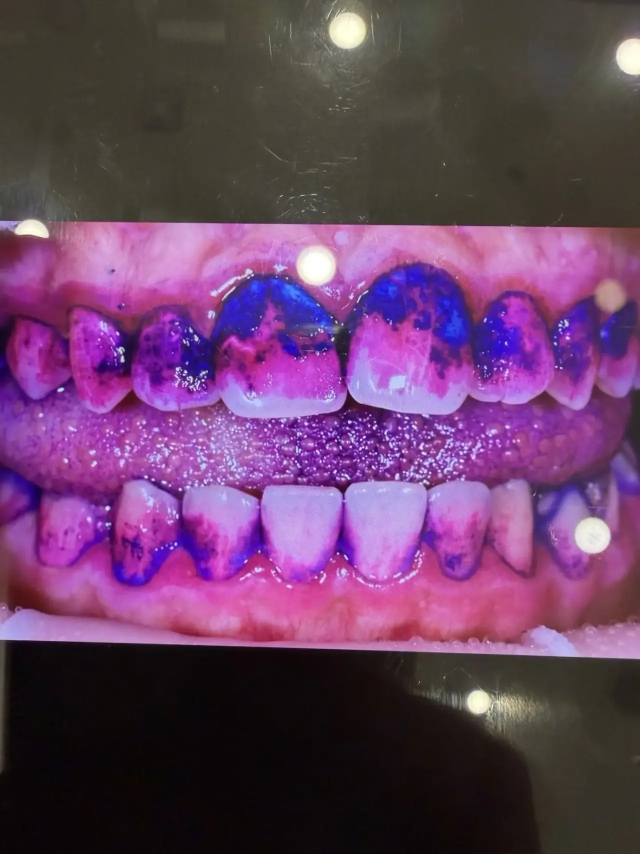
#> input picture client_photos/IMG_5214.WEBP, 1280 x 1707 px (shown at 1/2 size)
$ python -i angle_detector.py   (imports and definitions only)
#> lines starting #> are read from the running program, lines starting #| are printed output that depends on the picture; after the words box and inside, x2 and y2 are one past the last pixel; in counts of white or black regions, pixels touching at a corner belong together
"""Auto-detect dental photo angle: front, left, right."""

import cv2
import numpy as np
from PIL import Image
from pathlib import Path


def detect_angle(image_path: str) -> str:
    """Detect dental photo angle using image symmetry analysis.

    Returns: 'front', 'left', or 'right'

    Logic:
    - Front photos are roughly symmetric (left half ≈ right half)
    - Left/right photos show more teeth on one side
    - Mirror comparison + edge density analysis
    """
#> called with image_path = '../../client_photos/IMG_5214.WEBP'
    ext = Path(image_path).suffix.lower()
    if ext in (".webp",):
        img = cv2.cvtColor(np.array(Image.open(image_path).convert("RGB")), cv2.COLOR_RGB2BGR)
    else:
        img = cv2.imread(image_path)

    if img is None:
        return "front"

    h, w = img.shape[:2]
#> h = 1707; w = 1280
    if w > 640:
        scale = 640 / w
#> scale = 0.5
        img = cv2.resize(img, (640, int(h * scale)))
#> img: shape (853, 640, 3)
        h, w = img.shape[:2]
#> h = 853; w = 640

    gray = cv2.cvtColor(img, cv2.COLOR_BGR2GRAY)
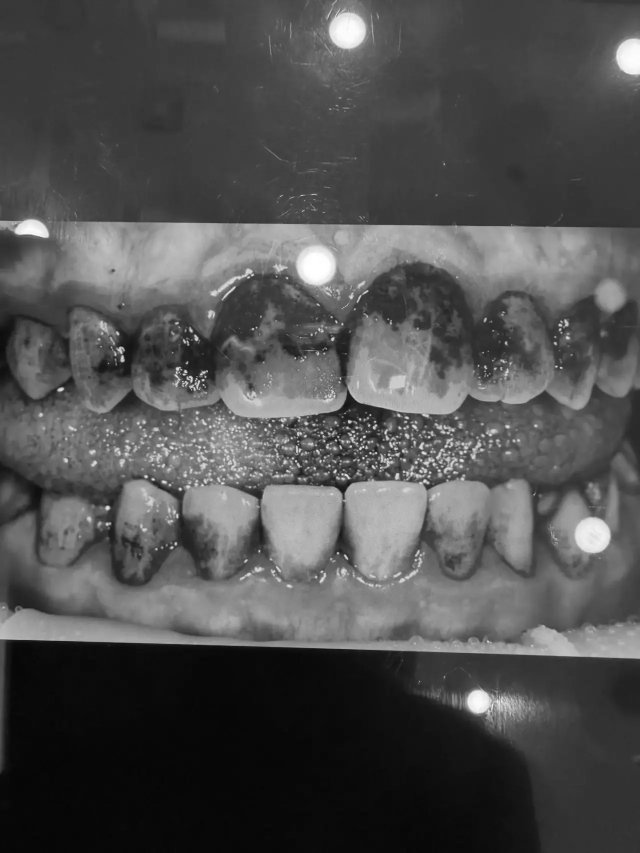
#> gray: shape (853, 640); min 5, max 255, mean 79.7

    # Split into left and right halves
    mid = w // 2
#> mid = 320
    left_half = gray[:, :mid]
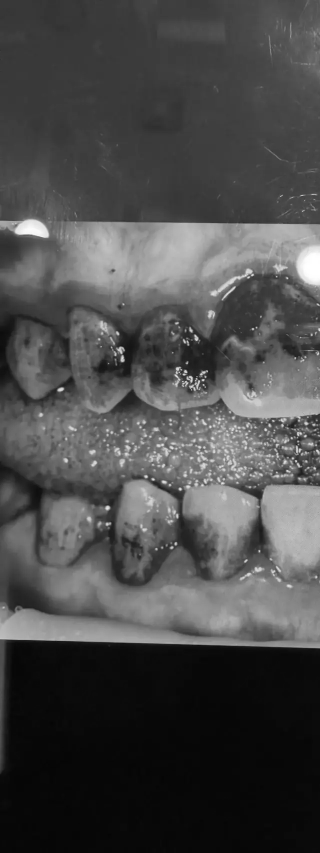
#> left_half: shape (853, 320); min 5, max 255, mean 74.4
    right_half = gray[:, mid:]
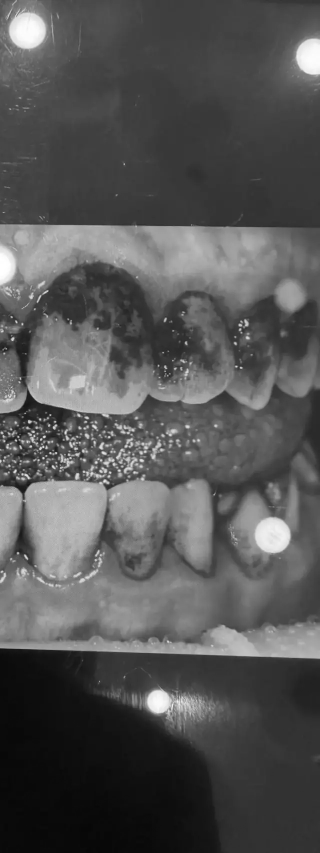
#> right_half: shape (853, 320); min 6, max 255, mean 85

    # Flip right half for comparison
    right_flipped = cv2.flip(right_half, 1)
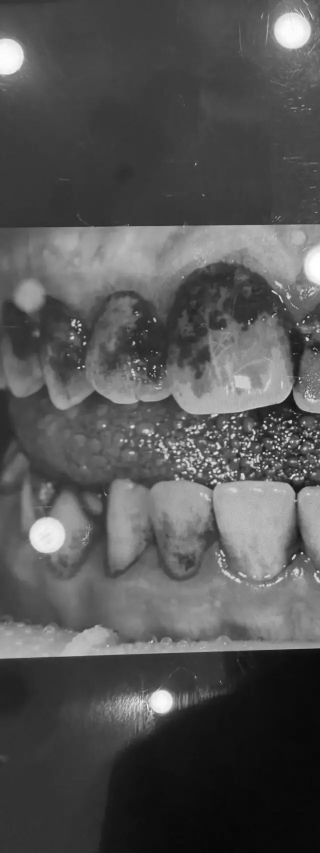
#> right_flipped: shape (853, 320); min 6, max 255, mean 85

    # Resize to same size
    min_w = min(left_half.shape[1], right_flipped.shape[1])
#> min_w = 320
    left_half = left_half[:, :min_w]
    right_flipped = right_flipped[:, :min_w]

    # Symmetry score (lower = more symmetric = frontal)
    diff = cv2.absdiff(left_half, right_flipped)
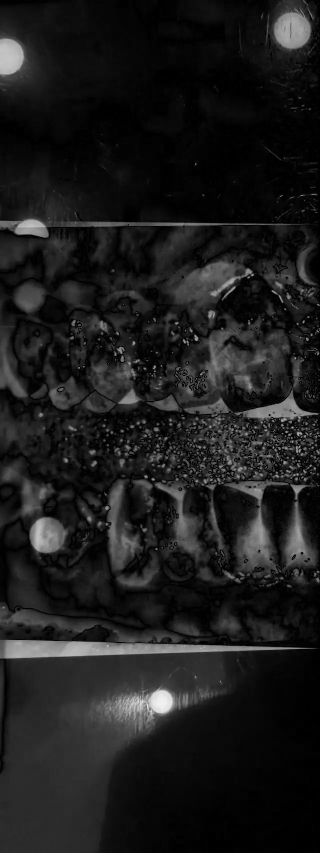
#> diff: shape (853, 320); min 0, max 241, mean 28.4
    symmetry_score = np.mean(diff)
#> symmetry_score = 28.36

    # Edge density per half (more edges = more visible teeth)
    edges_left = cv2.Canny(gray[:, :mid], 50, 150)
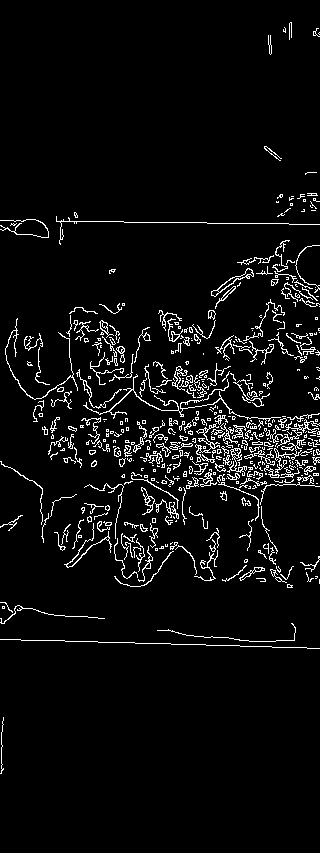
#> edges_left: shape (853, 320); 5% white in thin lines or dots, all inside (x1, y1, x2, y2) = (0, 22, 320, 774)
    edges_right = cv2.Canny(gray[:, mid:], 50, 150)
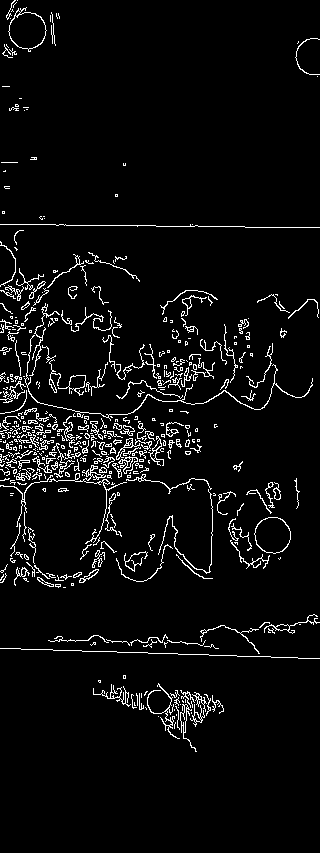
#> edges_right: shape (853, 320); 4.8% white in thin lines or dots, all inside (x1, y1, x2, y2) = (0, 0, 320, 752)
    density_left = np.mean(edges_left)
#> density_left = 12.7
    density_right = np.mean(edges_right)
#> density_right = 12.25

    # Color distribution (dental photos have specific color patterns)
    hsv = cv2.cvtColor(img, cv2.COLOR_BGR2HSV)
#> hsv: shape (853, 640, 3); mean H, S, V 101.9, 108.9, 112.3
    left_brightness = np.mean(hsv[:, :mid, 2])
#> left_brightness = 107.6
    right_brightness = np.mean(hsv[:, mid:, 2])
#> right_brightness = 117

    # Decision
    if symmetry_score < 25:
        return "front"  # Symmetric = frontal view

    # Asymmetric — determine which side
    brightness_diff = left_brightness - right_brightness
#> brightness_diff = -9.37
    density_diff = density_left - density_right
#> density_diff = 0.449

    if brightness_diff > 5 or density_diff > 3:
        return "right"  # More detail on left side of image = right side view
    elif brightness_diff < -5 or density_diff < -3:
        return "left"
    else:
        return "front"  # Uncertain → default to front

>>> result = detect_angle('../../client_photos/IMG_5214.WEBP')

$ run again, on client_photos/IMG_5215.WEBP
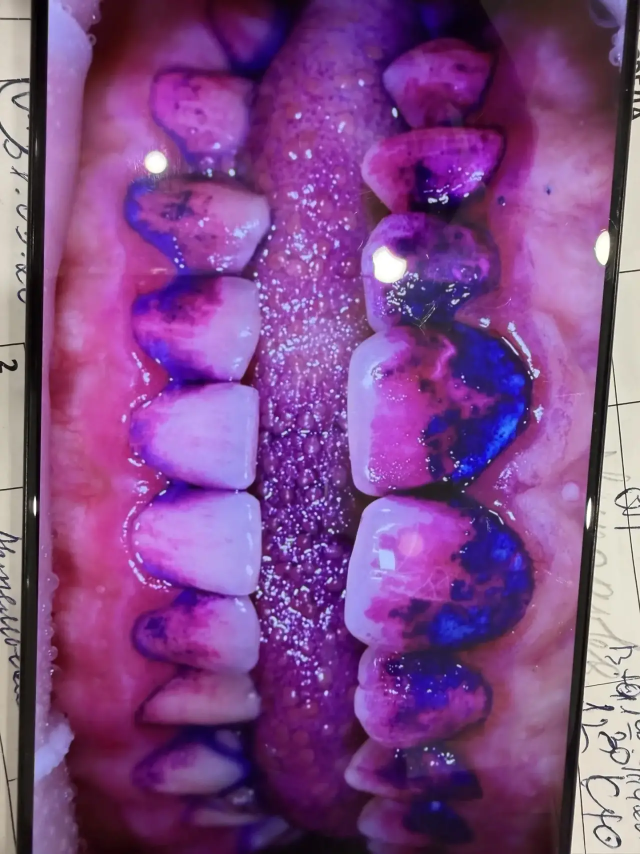
#> input picture client_photos/IMG_5215.WEBP, 1280 x 1707 px (shown at 1/2 size)
#> in detect_angle, `diff = cv2.absdiff(left_half, right_flipped)`:
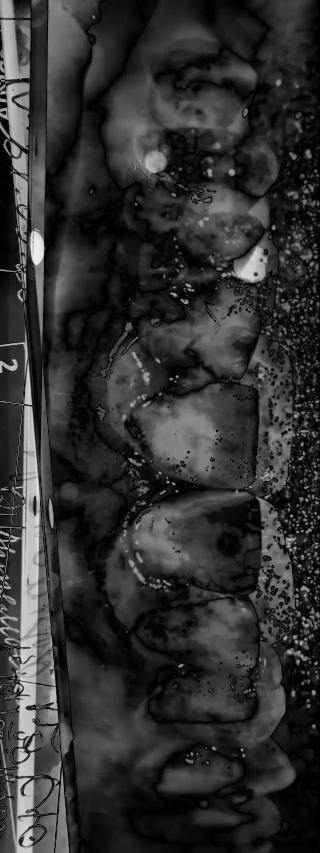
#> diff: shape (853, 320); min 0, max 241, mean 49.2
#> symmetry_score = 49.24
#> edges_left: shape (853, 320); 6.2% white in thin lines or dots
#> in detect_angle, `edges_right = cv2.Canny(gray[:, mid:], 50, 150)`:
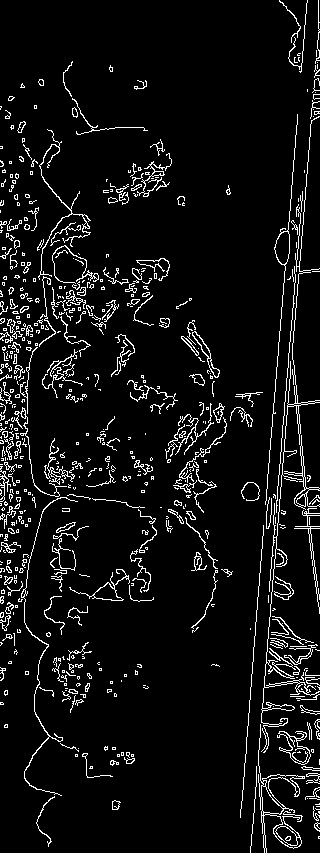
#> edges_right: shape (853, 320); 6.7% white in thin lines or dots
#> density_left = 15.9
#> density_right = 17.05
#> hsv: shape (853, 640, 3); mean H, S, V 131.5, 137.1, 143.9
#> left_brightness = 145.8
#> right_brightness = 141.9
#> brightness_diff = 3.88
#> density_diff = -1.15

$ run again, on client_photos/IMG_5216.WEBP
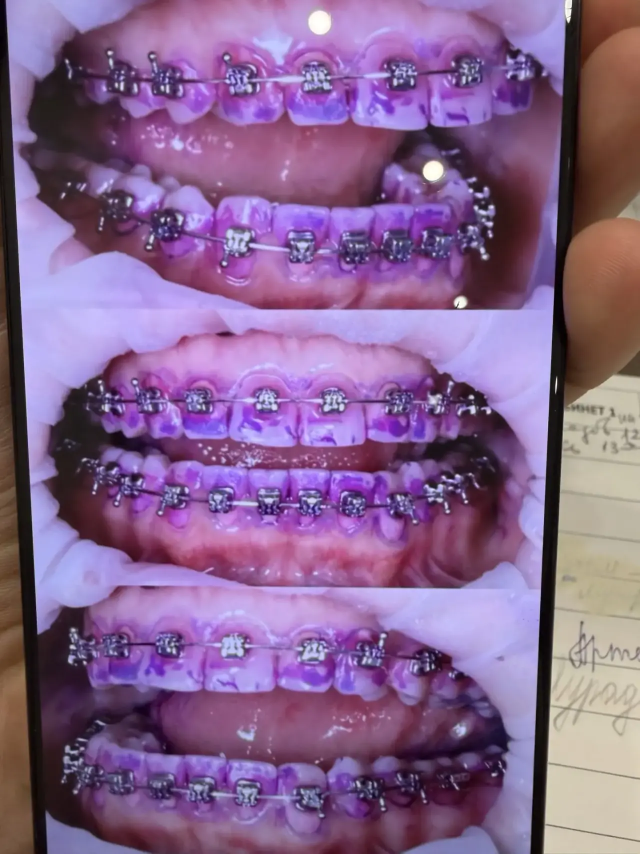
#> input picture client_photos/IMG_5216.WEBP, 1280 x 1707 px (shown at 1/2 size)
#> in detect_angle, `diff = cv2.absdiff(left_half, right_flipped)`:
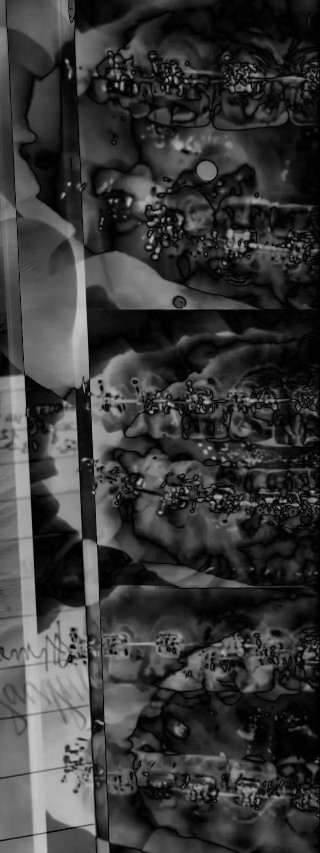
#> diff: shape (853, 320); min 0, max 196, mean 56.5
#> symmetry_score = 56.48
#> edges_left: shape (853, 320); 9.1% white in thin lines or dots
#> in detect_angle, `edges_right = cv2.Canny(gray[:, mid:], 50, 150)`:
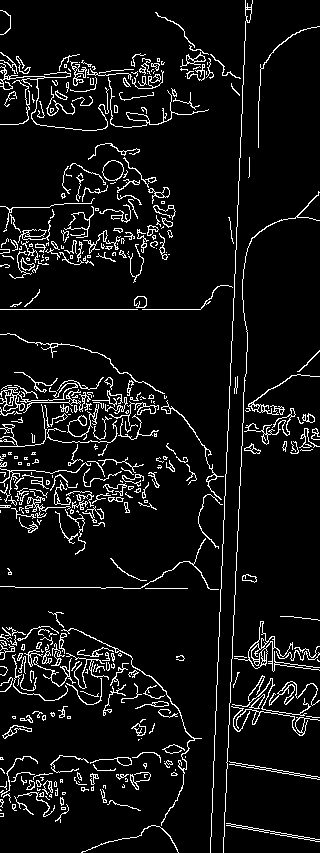
#> edges_right: shape (853, 320); 7.4% white in thin lines or dots
#> density_left = 23.14
#> density_right = 18.97
#> hsv: shape (853, 640, 3); mean H, S, V 120.5, 99.6, 154
#> left_brightness = 155.5
#> right_brightness = 152.5
#> brightness_diff = 2.98
#> density_diff = 4.17

$ run again, on client_photos/IMG_5217.WEBP
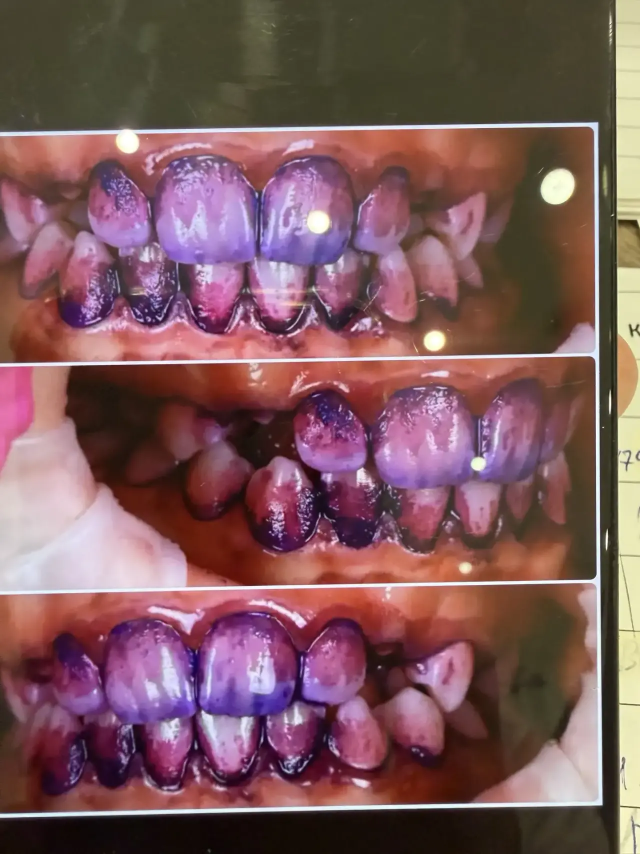
#> input picture client_photos/IMG_5217.WEBP, 1280 x 1707 px (shown at 1/2 size)
#> symmetry_score = 56.09
#> edges_left: shape (853, 320); 8.2% white in thin lines or dots
#> in detect_angle, `edges_right = cv2.Canny(gray[:, mid:], 50, 150)`:
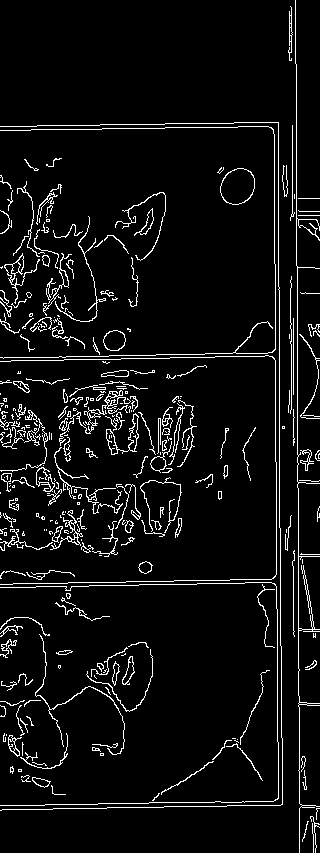
#> edges_right: shape (853, 320); 6.1% white in thin lines or dots
#> density_left = 20.98
#> density_right = 15.44
#> hsv: shape (853, 640, 3); mean H, S, V 78.4, 108.7, 128.1
#> left_brightness = 132.2
#> right_brightness = 124
#> brightness_diff = 8.2
#> density_diff = 5.54
